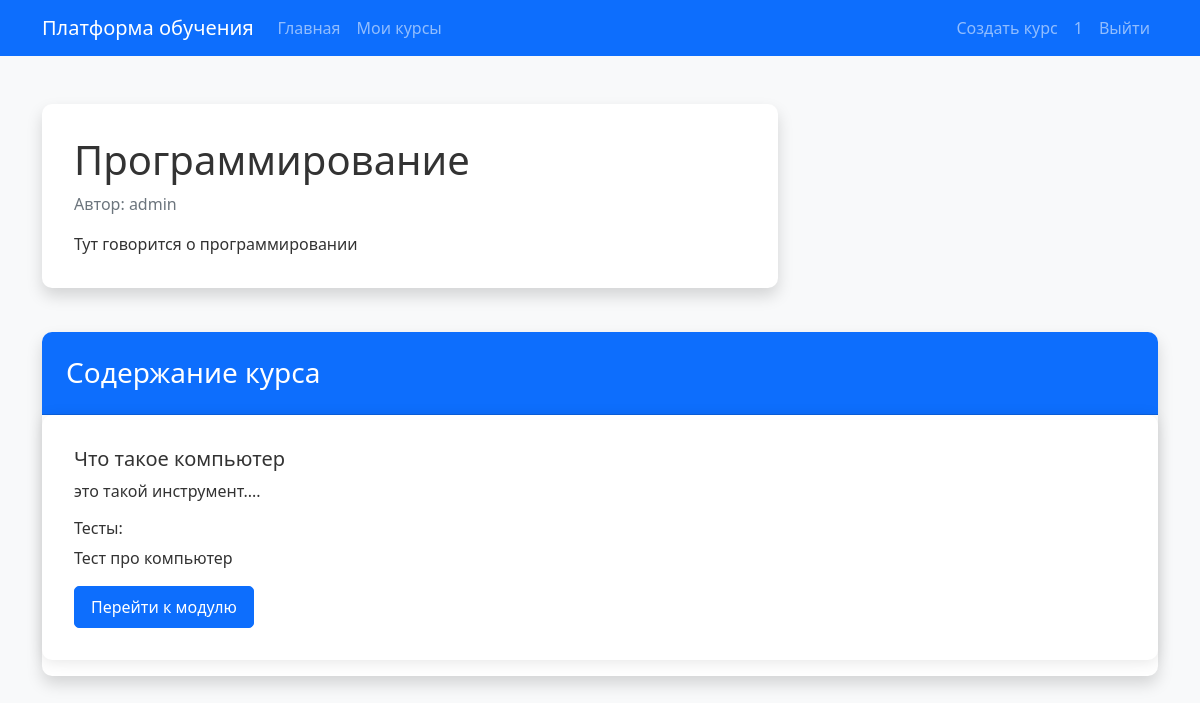
/course/1 (signed in), run on the app's committed database.
### app.py (models this page shows)
class User(UserMixin, db.Model):
    __tablename__ = 'user'
    id = db.Column(db.Integer, primary_key=True)
    username = db.Column(db.String(80), unique=True, nullable=False)
    email = db.Column(db.String(120), unique=True, nullable=False)
    password = db.Column(db.String(120), nullable=False)
    is_instructor = db.Column(db.Boolean, default=False)
    courses_created = db.relationship('Course', backref='author', lazy=True)
    enrolled_courses = db.relationship('Course',
                                   secondary='enrollment',
                                   backref=db.backref('enrolled_users', lazy='dynamic'),
                                   primaryjoin="User.id == Enrollment.user_id",
                                   secondaryjoin="Enrollment.course_id == Course.id",
                                   lazy='dynamic')
    test_results = db.relationship('TestResult', backref='user', lazy=True)
    module_progress = db.relationship('ModuleProgress', backref='user', lazy=True)

class Course(db.Model):
    __tablename__ = 'course'
    id = db.Column(db.Integer, primary_key=True)
    title = db.Column(db.String(100), nullable=False)
    description = db.Column(db.Text, nullable=False)
    created_at = db.Column(db.DateTime, default=datetime.utcnow)
    author_id = db.Column(db.Integer, db.ForeignKey('user.id'), nullable=False)
    modules = db.relationship('Module', backref='course', lazy='dynamic')
    image_path = db.Column(db.String(200))
    def get_progress(self, user_id):
        total_modules = self.modules.count()
        if total_modules == 0:
            return 0
        completed_modules = ModuleProgress.query.join(Module).filter(
            Module.course_id == self.id,
            ModuleProgress.user_id == user_id,
            ModuleProgress.completed == True
        ).count()
        return (completed_modules / total_modules) * 100

class Module(db.Model):
    __tablename__ = 'module'
    id = db.Column(db.Integer, primary_key=True)
    title = db.Column(db.String(100), nullable=False)
    content = db.Column(db.Text, nullable=True)
    order = db.Column(db.Integer)
    course_id = db.Column(db.Integer, db.ForeignKey('course.id'), nullable=False)
    tests = db.relationship('Test', backref='module', lazy=True)
    progress = db.relationship('ModuleProgress', backref='module', lazy=True)
    def is_completed(self, user_id):
        module_tests = Test.query.filter_by(module_id=self.id).all()
        if not module_tests:
            progress = ModuleProgress.query.filter_by(module_id=self.id, user_id=user_id).first()
            return progress is not None
        for test in module_tests:
            result = test.get_user_result(user_id)
            if not result or result.score < 70:
                return False
        return True

class Test(db.Model):
    __tablename__ = 'test'
    id = db.Column(db.Integer, primary_key=True)
    title = db.Column(db.String(100), nullable=False)
    module_id = db.Column(db.Integer, db.ForeignKey('module.id'), nullable=False)
    questions = db.relationship('Question', backref='test', lazy=True)
    results = db.relationship('TestResult', backref='test', lazy=True)
    def get_user_result(self, user_id):
        return TestResult.query.filter_by(test_id=self.id, user_id=user_id).order_by(TestResult.completed_at.desc()).first()

### app.py (the view)
@app.route('/course/<int:course_id>')
@login_required
def view_course(course_id):
    course = Course.query.get_or_404(course_id)
    is_enrolled = course.enrolled_users.filter_by(id=current_user.id).first() is not None
    is_author = course.author_id == current_user.id
    enrollment = None
    if is_enrolled:
        enrollment = Enrollment.query.filter_by(
            user_id=current_user.id,
            course_id=course_id
        ).first()
    course_progress = 0
    if enrollment:
        course_progress = course.get_progress(current_user.id)
        enrollment.progress = course_progress
        db.session.commit()
    modules = []
    for module in course.modules.order_by(Module.order):
        module_data = {
            'module': module,
            'is_completed': module.is_completed(current_user.id) if is_enrolled else False,
            'test_results': {}
        }
        for test in module.tests:
            result = test.get_user_result(current_user.id)
            if result:
                module_data['test_results'][test.id] = result
        modules.append(module_data)
    modules_count = course.modules.count()
    tests_count = db.session.query(Test).join(Module).filter(Module.course_id == course_id).count()
    return render_template('view_course.html',
                         course=course,
                         is_enrolled=is_enrolled,
                         is_author=is_author,
                         modules=modules,
                         modules_count=modules_count,
                         tests_count=tests_count,
                         course_progress=course_progress,
                         enrollment=enrollment)

### app.py (called while the page is built)
@login_manager.user_loader
def load_user(user_id):
    return User.query.get(int(user_id))

### templates/view_course.html (shortened to what this page needs)
<!DOCTYPE html>
<html lang="ru">
<head>
    <link href="https://cdn.jsdelivr.net/npm/bootstrap@5.1.3/dist/css/bootstrap.min.css" rel="stylesheet">
    <link rel="stylesheet" href="{{ url_for('static', filename='css/style.css') }}">
</head>
<body class="bg-light">
    {% include 'navbar.html' %}
    <div class="container mt-5">
        <div class="row mb-4">
            <div class="col-md-8">
                <div class="card shadow">
                    <div class="card-body">
                        <div class="d-flex justify-content-between align-items-start">
                            <div>
                                <h1 class="card-title">{{ course.title }}</h1>
                                <p class="text-muted">Автор: {{ course.author.username }}</p>
                            </div>
                        </div>
                        <p class="card-text">{{ course.description }}</p>
                    </div>
                </div>
            </div>
        </div>
        {% if is_enrolled or is_author %}
        <div class="row">
            <div class="col-12">
                <div class="card shadow">
                    <div class="card-header bg-primary text-white d-flex justify-content-between align-items-center">
                        <h3 class="mb-0">Содержание курса</h3>
                    </div>
                    <div class="list-group list-group-flush">
                        {% for module in course.modules %}
                        <div class="card mb-3">
                            <div class="card-body">
                                <h5 class="card-title">{{ module.title }}
                                </h5>
                                <p class="card-text">{{ module.content }}</p>
                                {% if module.tests %}
                                <h6 class="mt-3">Тесты:</h6>
                                <ul class="list-unstyled">
                                    {% for test in module.tests %}
                                    <li>{{ test.title }}
                                    </li>
                                    {% endfor %}
                                </ul>
                                {% endif %}
                                <a href="{{ url_for('view_module', module_id=module.id) }}"
                                   class="btn btn-primary">Перейти к модулю</a>
                            </div>
                        </div>
                        {% endfor %}
                    </div>
                </div>
            </div>
        </div>
        {% endif %}
    </div>
</body>
</html>

### templates/navbar.html (shortened to what this page needs)
<nav class="navbar navbar-expand-lg navbar-dark bg-primary">
    <div class="container">
        <a class="navbar-brand" href="{{ url_for('index') }}">Платформа обучения</a>
        <div class="collapse navbar-collapse" id="navbarNav">
            <ul class="navbar-nav me-auto">
                <li class="nav-item">
                    <a class="nav-link" href="{{ url_for('index') }}">Главная</a>
                </li>
                {% if current_user.is_authenticated %}
                <li class="nav-item">
                    <a class="nav-link" href="{{ url_for('my_courses') }}">Мои курсы</a>
                </li>
                {% endif %}
            </ul>
            <ul class="navbar-nav">
                {% if current_user.is_authenticated %}
                <li class="nav-item">
                    <a class="nav-link" href="{{ url_for('create_course') }}">Создать курс</a>
                </li>
                <li class="nav-item">
                    <span class="nav-link">{{ current_user.username }}</span>
                </li>
                <li class="nav-item">
                    <a class="nav-link" href="{{ url_for('logout') }}">Выйти</a>
                </li>
                {% endif %}
            </ul>
        </div>
    </div>
</nav>

### static/css/style.css (style rules this page uses)
body { background-color: #f8f9fa; color: #333; font-family: 'Segoe UI', Tahoma, Geneva, Verdana, sans-serif; }
.card { border: none; border-radius: 10px; box-shadow: 0 2px 15px rgba(0, 0, 0, 0.1); margin-bottom: 20px; }
.card-header { border-radius: 10px 10px 0 0 !important; padding: 1.5rem; }
.card-body { padding: 2rem; }
.btn { border-radius: 5px; padding: 0.5rem 1rem; font-weight: 500; transition: all 0.2s ease-in-out; }
.btn-primary { background-color: #0d6efd; border-color: #0d6efd; }

### data on the page
User: username "1"
Course: title "Программирование", description "Тут говорится о программировании"
User: author.username "admin"
Module: title "Что такое компьютер", content "это такой инструмент...."
Test: title "Тест про компьютер"
